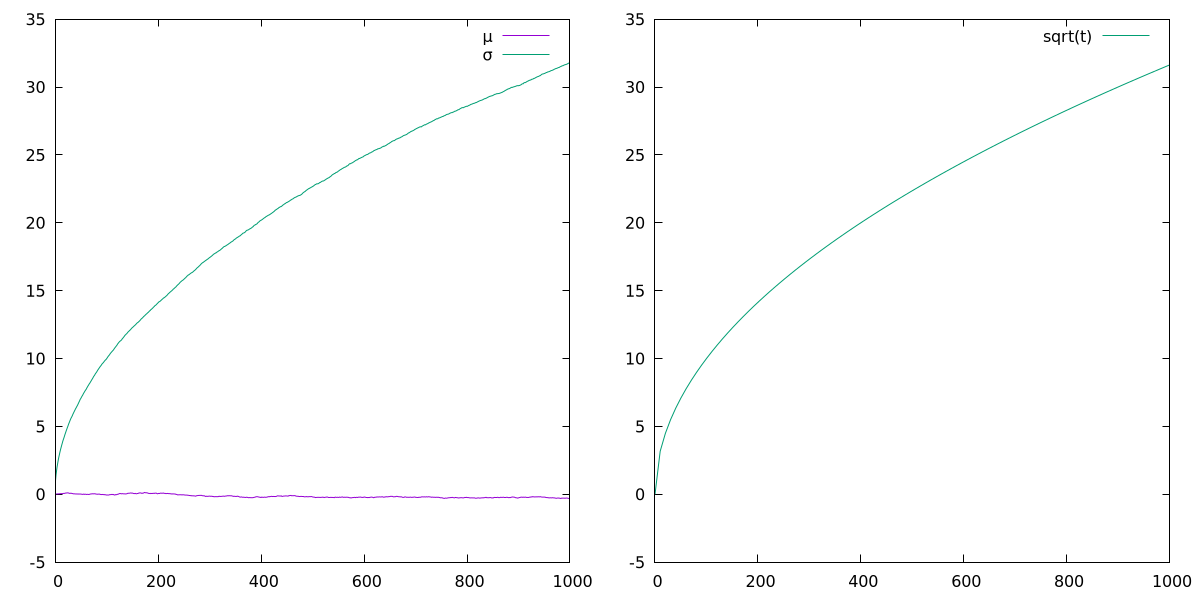

Reproduce this figure in gnuplot.
set terminal pngcairo size 1200,600 enhanced font 'Verdana,12'
set output "plots/expectation_values.png"
set xrange [0:1000]
set yrange [-5:*]

set multiplot layout 1,2

plot "data/expectation_values.dat" using 1:2 with lines title "{/Symbol m}", "data/expectation_values.dat" using 1:3 with lines title "{/Symbol s}"

plot sqrt(x) with lines linetype 2 title "sqrt(t)"

unset multiplot
set output